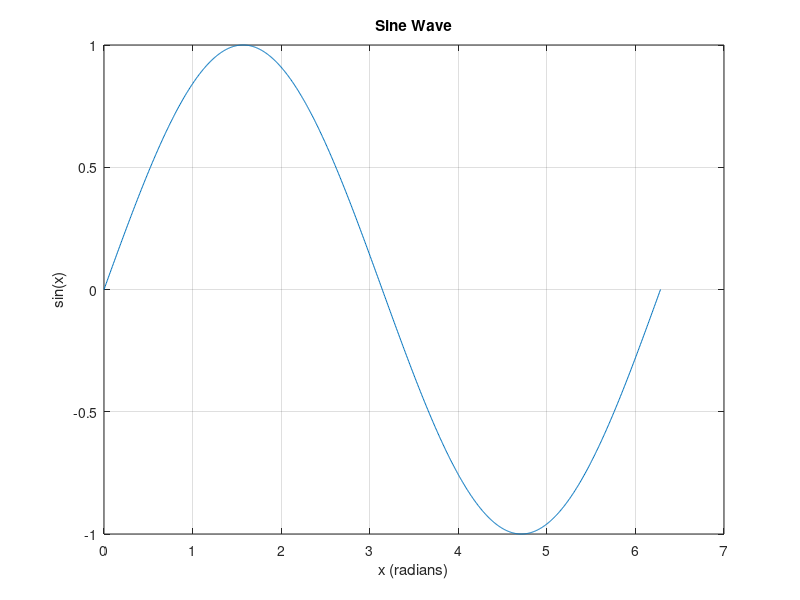

MATLAB code for this plot:
% This script plots a sine wave

x = linspace(0, 2*pi, 1000);
y = sin(x);

plot(x, y);
title('Sine Wave');
xlabel('x (radians)');
ylabel('sin(x)');
grid on;
